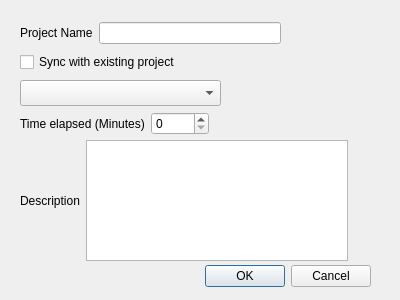
<?xml version="1.0" encoding="UTF-8"?>
<ui version="4.0">
 <class>addProjectDialog</class>
 <widget class="QDialog" name="addProjectDialog">
  <property name="geometry">
   <rect>
    <x>0</x>
    <y>0</y>
    <width>400</width>
    <height>300</height>
   </rect>
  </property>
  <property name="windowTitle">
   <string>Dialog</string>
  </property>
  <widget class="QDialogButtonBox" name="buttonBox">
   <property name="geometry">
    <rect>
     <x>30</x>
     <y>260</y>
     <width>341</width>
     <height>32</height>
    </rect>
   </property>
   <property name="orientation">
    <enum>Qt::Horizontal</enum>
   </property>
   <property name="standardButtons">
    <set>QDialogButtonBox::Cancel|QDialogButtonBox::Ok</set>
   </property>
  </widget>
  <widget class="QComboBox" name="projectSync">
   <property name="geometry">
    <rect>
     <x>20</x>
     <y>80</y>
     <width>201</width>
     <height>26</height>
    </rect>
   </property>
  </widget>
  <widget class="QWidget" name="layoutWidget">
   <property name="geometry">
    <rect>
     <x>20</x>
     <y>20</y>
     <width>261</width>
     <height>54</height>
    </rect>
   </property>
   <layout class="QVBoxLayout" name="verticalLayout">
    <item>
     <layout class="QHBoxLayout" name="horizontalLayout">
      <item>
       <widget class="QLabel" name="label">
        <property name="text">
         <string>Project Name</string>
        </property>
       </widget>
      </item>
      <item>
       <widget class="QLineEdit" name="projectName"/>
      </item>
     </layout>
    </item>
    <item>
     <widget class="QCheckBox" name="checkBox">
      <property name="text">
       <string>Sync with existing project</string>
      </property>
     </widget>
    </item>
   </layout>
  </widget>
  <widget class="QWidget" name="layoutWidget">
   <property name="geometry">
    <rect>
     <x>20</x>
     <y>140</y>
     <width>328</width>
     <height>121</height>
    </rect>
   </property>
   <layout class="QHBoxLayout" name="horizontalLayout_2">
    <item>
     <widget class="QLabel" name="label_2">
      <property name="text">
       <string>Description</string>
      </property>
     </widget>
    </item>
    <item>
     <widget class="QTextEdit" name="projectDescription"/>
    </item>
   </layout>
  </widget>
  <widget class="QWidget" name="">
   <property name="geometry">
    <rect>
     <x>20</x>
     <y>110</y>
     <width>189</width>
     <height>27</height>
    </rect>
   </property>
   <layout class="QHBoxLayout" name="horizontalLayout_3">
    <item>
     <widget class="QLabel" name="label_3">
      <property name="text">
       <string>Time elapsed (Minutes)</string>
      </property>
     </widget>
    </item>
    <item>
     <widget class="QSpinBox" name="spinBox">
      <property name="maximum">
       <number>360</number>
      </property>
     </widget>
    </item>
   </layout>
  </widget>
 </widget>
 <resources/>
 <connections>
  <connection>
   <sender>buttonBox</sender>
   <signal>accepted()</signal>
   <receiver>addProjectDialog</receiver>
   <slot>accept()</slot>
   <hints>
    <hint type="sourcelabel">
     <x>248</x>
     <y>254</y>
    </hint>
    <hint type="destinationlabel">
     <x>157</x>
     <y>274</y>
    </hint>
   </hints>
  </connection>
  <connection>
   <sender>buttonBox</sender>
   <signal>rejected()</signal>
   <receiver>addProjectDialog</receiver>
   <slot>reject()</slot>
   <hints>
    <hint type="sourcelabel">
     <x>316</x>
     <y>260</y>
    </hint>
    <hint type="destinationlabel">
     <x>286</x>
     <y>274</y>
    </hint>
   </hints>
  </connection>
 </connections>
</ui>
